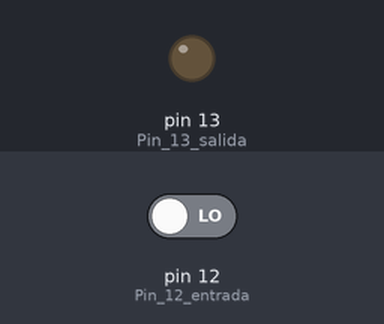
A sketch run on a simulated Arduino Uno, built with avr-gcc and run on an emulated ATmega328P. Shown: output pins drawn as LEDs (lit = HIGH). Dashed ring = blinking. The test bench sets the inputs (shaded band); at power-on: pin 12 (Pin_12_entrada) LOW.

Above: at 4.8 s.
4.9 s: pin 12 (Pin_12_entrada) driven HIGH
At 6.5 s:
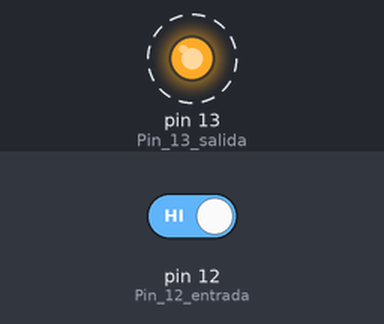
10.9 s: pin 12 (Pin_12_entrada) driven LOW
At 11.5 s:
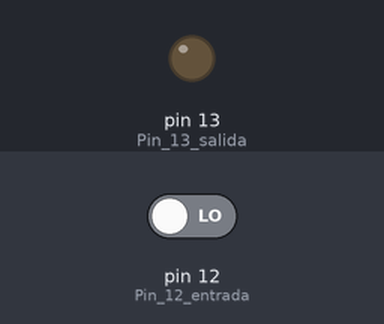
Timing chart, 0 to 13.9 s (numbered marks = the images above; inputs shaded):
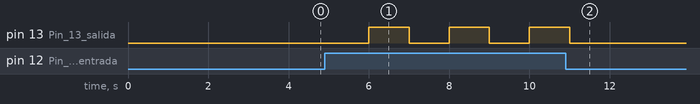

Measured:
- after the input at 4.9 s, pin 13 (Pin_13_salida): alternates HIGH for 1.0 s and LOW for 1.0 s, starting after 1.1 s
- after the input at 10.9 s, pin 13 (Pin_13_salida): goes on until 11.0 s, then stays LOW

The sketch:

interruptorlog.ino
```cpp
boolean Z,A,B=HIGH;
void setup()//Configuración de pines
{
  pinMode(13, OUTPUT);//Pin 13 salida
  pinMode(12, INPUT);//Pin 12 entrada
}
void loop()//Ciclo infinito
{
  A=digitalRead(12);
  Z=A&B;//and entre constante B=HIGH y entrada A
  digitalWrite(13, Z);// "1" o "0" lógico por pin 13
  delay(1000); // Espera 1 Segundo
  digitalWrite(13, LOW);// Saca "0" lógico por pin 13
  delay(1000); // Espera 1 Segundo
}
```
